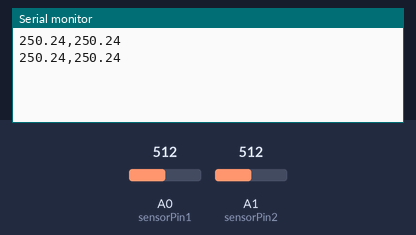
A sketch run on a simulated Arduino Uno, built with avr-gcc and run on an emulated ATmega328P. Shown: the last lines printed to the serial monitor. The inputs (shaded band) are chosen by the test bench; at power-on: A0 (sensorPin1) = 512, A1 (sensorPin2) = 512.

Above: at 1.8 s.
1.9 s: A0 (sensorPin1) set to 716
At 2.8 s:
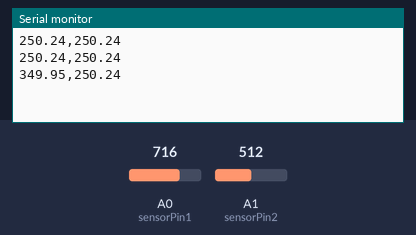
3.4 s: A1 (sensorPin2) set to 716
At 4.7 s:
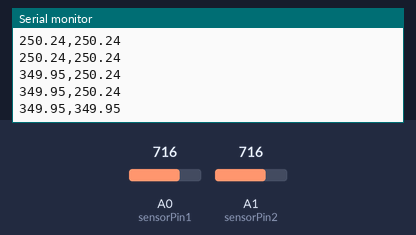
4.9 s: A0 (sensorPin1) set to 900
At 5.5 s:
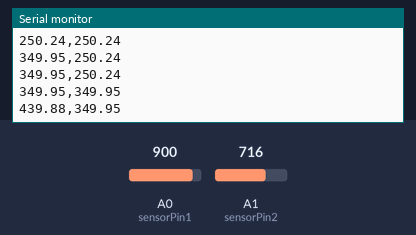
6.4 s: A1 (sensorPin2) set to 900
At 7.8 s:
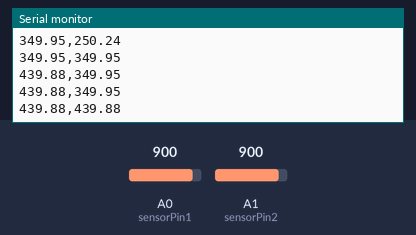
Timing chart, 0 to 8.9 s (numbered marks = the images above; inputs shaded):
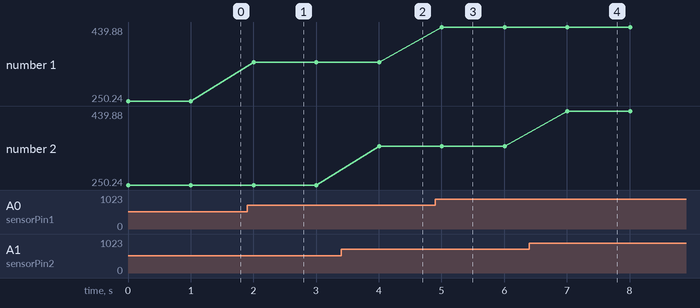

The sketch:

LM35_TempReader.ino
```cpp
const int sensorPin1 = A0;
const int sensorPin2 = A1;

void setup() {
  Serial.begin(9600);
}

void loop() {
  int value1 = analogRead(sensorPin1);
  int value2 = analogRead(sensorPin2);

  float temp1 = (value1 * 500.0) / 1023.0;
  float temp2 = (value2 * 500.0) / 1023.0;

  Serial.print(temp1);
  Serial.print(",");
  Serial.println(temp2);

  delay(1000);
}
```

Measured:
- after the input at 1.9 s, the serial monitor: prints a new line after 0.10 s (image 1)
- after the input at 3.4 s, the serial monitor: prints a new line after 0.61 s (image 2)
- after the input at 4.9 s, the serial monitor: prints a new line after 0.11 s (image 3)
- after the input at 6.4 s, the serial monitor: prints a new line after 0.61 s (image 4)
- plotted number 1: 250.24 → 349.95 after the input at 1.9 s, 349.95 → 439.88 after the input at 4.9 s
